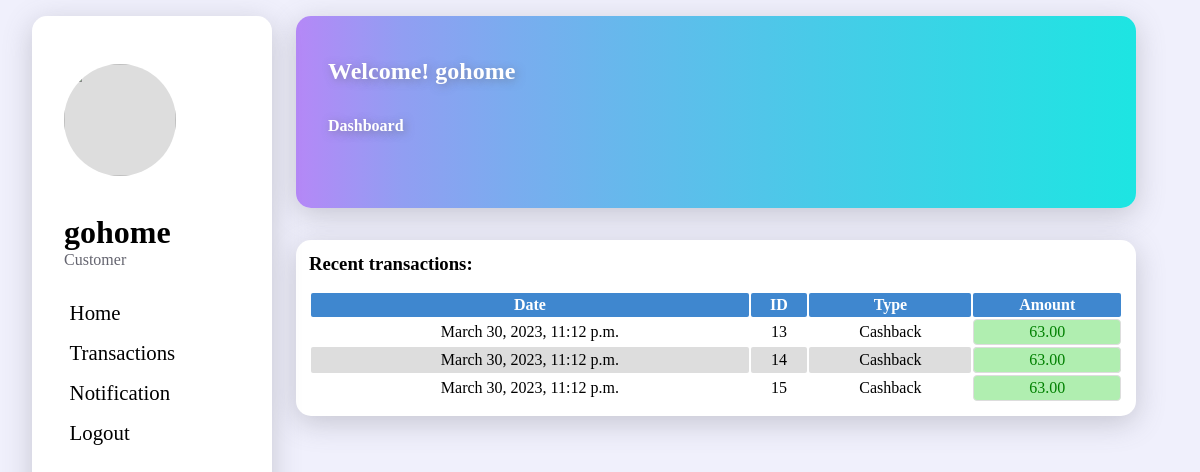
The page /user/dashboard/ (signed in) on the database its author committed.
### products/models.py (models this page shows, shortened)
class Order(models.Model):
    user = models.ForeignKey(User, on_delete=models.CASCADE)
    store = models.ForeignKey(Vendor, on_delete=models.CASCADE, related_name='orders')
    image=models.ImageField(null=True)
    name=models.CharField(max_length=100,null=True)
    quantity=models.IntegerField(null=True)
    price=models.IntegerField(null=True)
    shipping_address = models.TextField()
    total_cost = models.DecimalField(max_digits=10, decimal_places=2)
    ordered_date = models.DateTimeField(auto_now_add=True)

### user/decorators.py (the view, shortened to what this page needs)
        def wrapper(request, *args, **kwargs):
            if request.user.is_authenticated:
                if request.user.groups.filter(name__in=groups).exists():
                    return view_func(request, *args, **kwargs)
            else:
                return redirect('login')

### user/views.py (called while the page is built)
@login_required
@group_required(groups=['customer'])
def customer_dashboard(request):
      order_items = Order.objects.filter(user=request.user)
      context={"order_items":order_items}
      return render(request, "user/customerAdmin.html",context)

### user/templates/user/customerAdmin.html (shortened to what this page needs)
<!DOCTYPE html>
<html lang="en">
<head>
    {% load static %}
    <link rel="stylesheet" href="{% static 'user/customerAdmin.css'%}">
</head>
<body>
    <div class="sideMenu">
        <img src="" alt="">
        <h2>{{user.username}}</h2>
        <p>Customer</p>
        <ul>
            <li><a href="{% url 'home'%}">Home</a></li>
            <li><a href="#transaction">Transactions</a></li>
            <li><a href="{% url 'notification'%}">Notification</a></li>
            <li><a href="{% url 'logout'%}">Logout</a></li>
        </ul>
    </div>
    <div class="intro" id="intro">
        <div class="topCont">
        </div>
        <h2>Welcome! {{user.username}}</h2>
        <h4>Dashboard</h4>
    </div>
    <div class="transactionsCont" id="transaction">
       <h3>Recent transactions:</h3>
       <table>
            <tr>
                <th>Date</th>
                <th>ID</th>
                <th>Type</th>
                <th>Amount</th>
            </tr>
            {% for order in order_items%}
            <tr>
                <td>{{order.ordered_date}}</td>
                <td>{{order.id}}</td>
                <td>Cashback</td>
                <td>{{order.total_cost}}</td>
            </tr>
            {% endfor %}
        </table>
    </div>
</body>
</html>

### user/static/user/customerAdmin.css (style rules this page uses)
* { padding: 0; text-decoration: none; margin: 0; list-style: none; box-sizing: border-box; }
.intro { height: 10rem; color: white; background-image: linear-gradient(to right,#b588f7 , 37%, #1de5e2); }
.intro h2 { text-align: left; font-size: 1.5rem; padding-left: 2rem; text-shadow: rgba(100, 100, 111, 0.5) 2px 2px 9px; }
.intro h4 { margin-top: .5rem; font-size: 1rem; padding-left: 2rem; text-shadow: rgba(100, 100, 111, 0.6) 2px 2px 9px; }
.topCont { justify-content: space-between; align-items: center; align-self: center; align-content: center; display: flex; padding: 5px; }
.transactionsCont { margin: auto; margin-top: 0.7rem; width: 95%; }
table { margin-top: 1rem; width: 100%; }
table tr { text-align: center; }
table tr:nth-child(odd) { background: #ddd; }
table tr:nth-child(1) { color: white; background: rgb(63, 135, 207); }
table tr td, th { padding: 3px; overflow: hidden; border-radius: 2px; }
table tr td:nth-last-child(1) { background: rgb(176, 238, 176); border: 1px solid #ddd; color: green; border-radius: 4px; }
.sideMenu { width: 80%; height: 100%; position: absolute; top: 0; left: -100%; z-index: 2; background: white; padding: .5rem; box-shadow: rgba(100, 100, 111, 0.4) 0px 7px 29px 0px; }
html { scroll-behavior: smooth; }
.sideMenu img:nth-child(2) { margin-bottom: 2.4rem; width: 7rem; height: 7rem; border-radius: 50%; background: #ddd; margin-left: 1.5rem; }
.sideMenu h2 { font-size: 2em; padding-left: 1.5rem; }
.sideMenu p { color: rgba(100, 100, 111, 1); margin-bottom: 2rem; padding-left: 6px; padding-left: 1.5rem; }
.sideMenu ul li a { margin: 1rem; font-size: 1.3em; margin-left: -.5em;color: black; }
.sideMenu ul li { margin: 1rem; padding-left: 1.5rem; }
@media screen and (min-width: 800px) { .sideMenu { left: 2rem; width: 20%; position: fixed; float: left; height: 95.4vh; margin-top:1rem; border-radius: 15px; padding-top: 3rem; box-shadow: rgba(100, 100, 111, 0.3) 0px 7px 29px 0px; } }
@media screen and (min-width: 800px) { .intro { float: right; width:70%; margin-right: 4rem; margin-left: .4rem; margin-top: 1rem; box-shadow: rgba(100, 100, 111, 0.3) 0px 7px 29px; border-radius: 15px; height: 12rem; padding-top: 2rem; } }
@media screen and (min-width: 800px) { .intro h4 { margin-top: 2rem; } }
@media screen and (min-width: 800px) { body { background: rgba(111, 111, 231, 0.1); } }
@media screen and (min-width: 800px) { .transactionsCont { float: right; width: 70%; background: white; margin-left: .4rem; margin-top: 2rem; margin-right: 4rem; border-radius: 15px; padding: 13px; box-shadow: rgba(100, 100, 111, 0.3) 0px 7px 29px; } }

### rows shown on the page
Order: ordered_date "March 30, 2023, 11:12 p.m.", id "13", total_cost "63.00"
Order: ordered_date "March 30, 2023, 11:12 p.m.", id "14", total_cost "63.00"
Order: ordered_date "March 30, 2023, 11:12 p.m.", id "15", total_cost "63.00"

### other values the page prints
{{ user.username }} "gohome"
